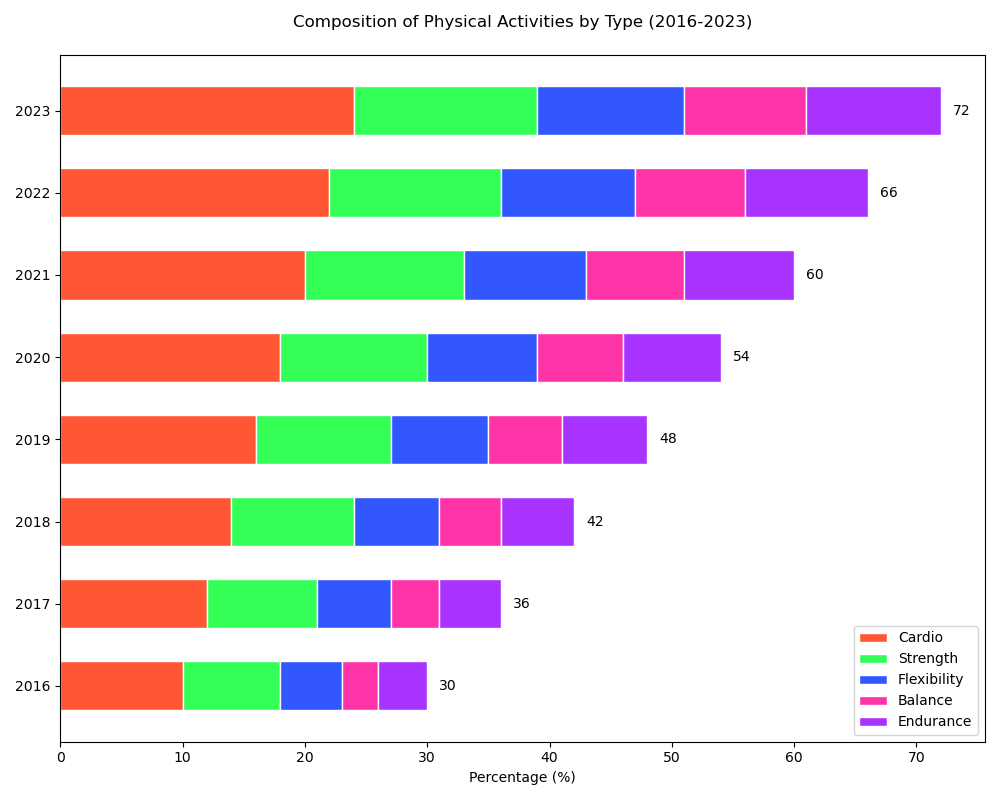

Write the Python code that produced this figure.

import matplotlib.pyplot as plt

# Definition of data points
years = ['2016', '2017', '2018', '2019', '2020', '2021', '2022', '2023']
cardio = [10, 12, 14, 16, 18, 20, 22, 24]
strength = [8, 9, 10, 11, 12, 13, 14, 15]
flexibility = [5, 6, 7, 8, 9, 10, 11, 12]
balance = [3, 4, 5, 6, 7, 8, 9, 10]
endurance = [4, 5, 6, 7, 8, 9, 10, 11]

# Colors for the data series for better clarity
colors = ['#FF5733', '#33FF57', '#3357FF', '#FF33A8', '#A833FF']

# Create a figure and a set of subplots - modify width and height of the chart
fig, ax = plt.subplots(figsize=(10, 8))

# Change the width of bars
bar_height = 0.6

# Stacking bars horizontally
ax.barh(years, cardio, color=colors[0], edgecolor='white', height=bar_height, label='Cardio')
ax.barh(years, strength, left=cardio, color=colors[1], edgecolor='white', height=bar_height, label='Strength')
ax.barh(years, flexibility, left=[i+j for i,j in zip(cardio, strength)], color=colors[2], edgecolor='white', height=bar_height, label='Flexibility')
ax.barh(years, balance, left=[i+j+k for i,j,k in zip(cardio, strength, flexibility)], color=colors[3], edgecolor='white', height=bar_height, label='Balance')
ax.barh(years, endurance, left=[i+j+k+l for i,j,k,l in zip(cardio, strength, flexibility, balance)], color=colors[4], edgecolor='white', height=bar_height, label='Endurance')

# Labeling the chart
ax.set_xlabel('Percentage (%)')
ax.set_title('Composition of Physical Activities by Type (2016-2023)', pad=20)

# Displaying the legend
ax.legend(loc='lower right')

# Adding numerical labels
for i, (c, s, f, b, e) in enumerate(zip(cardio, strength, flexibility, balance, endurance)):
    total = c + s + f + b + e
    ax.text(total + 1, i, str(total), va='center')

# Show the plot
plt.tight_layout()
plt.show()
